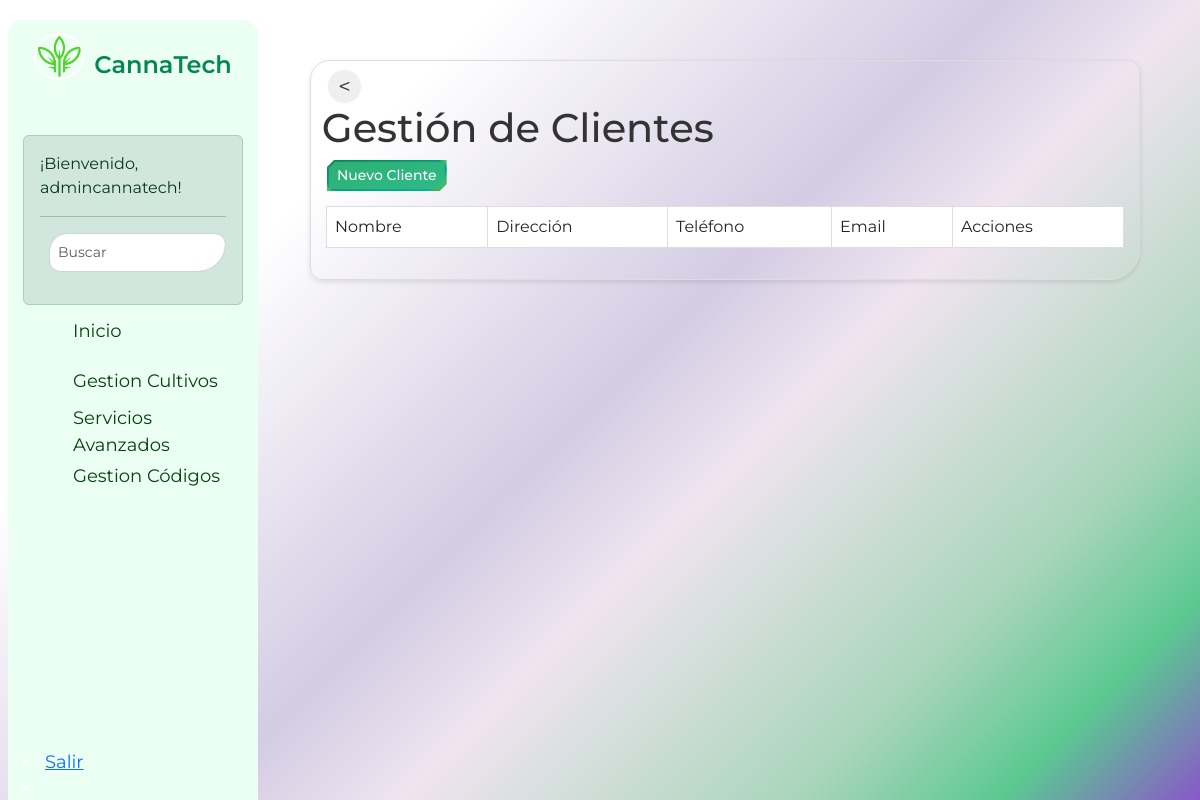
Page /clientes/ (signed in) on the earlier database version.
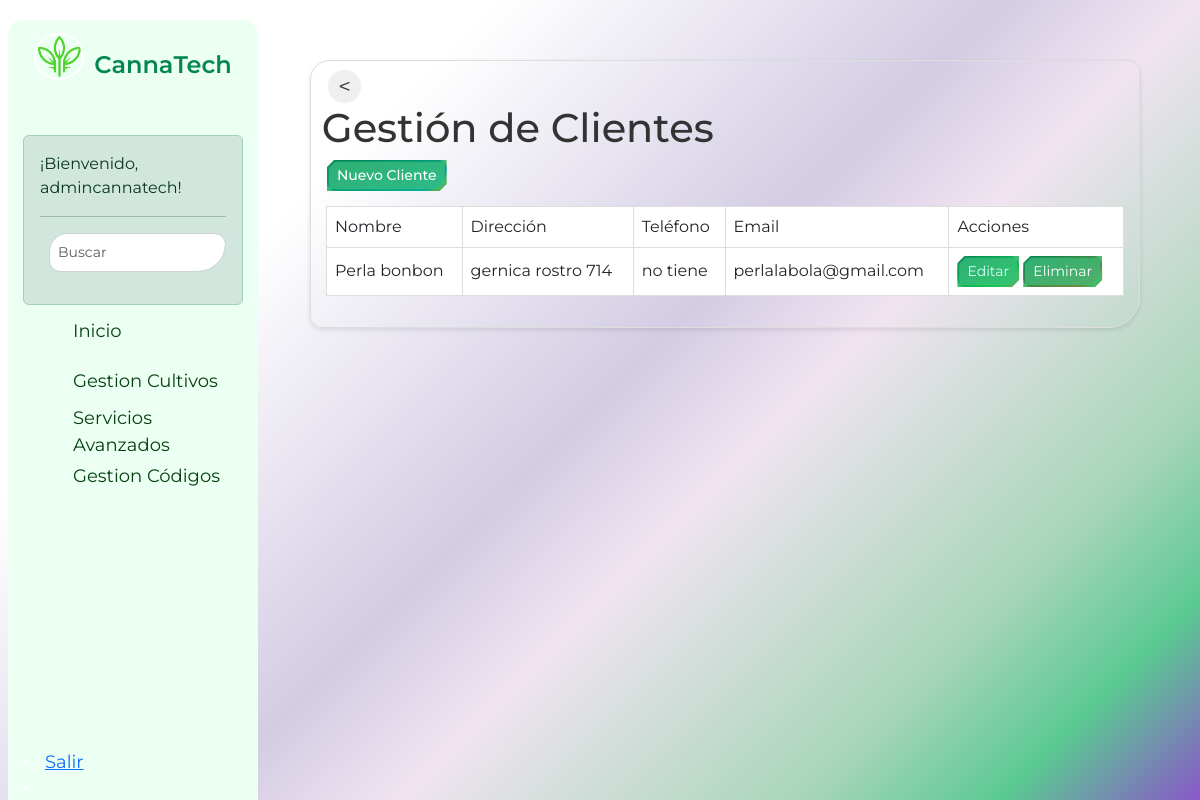
Same page on the later database version.
### core/models.py (models this page shows, shortened)
class Cliente(models.Model):
    nombre = models.CharField(max_length=100)
    direccion = models.CharField(max_length=200)
    telefono = models.CharField(max_length=20)
    email = models.EmailField()

### core/views.py (the view)
# urls.py: path('clientes/', views.clientes, name='clientes'),
@login_required
def clientes(request):
    clientes = Cliente.objects.all()
    return render(request, 'core/clientes.html', {'clientes': clientes})

### core/templates/core/clientes.html (shortened to what this page needs)
{% extends 'core/base.html' %}
{% block content %}
<div class="container-fluid">
  <div class="row">
    <div class="col-md-12">
      <div class="cardmodal">
        <div class="card-headermodal">
          <br>
          <input type="button" class="btn-prev" value="<" onClick="javascript:history.go(-1);">
          <h1>&nbsp;Gestión de Clientes</h1>
          &emsp;<a href="{% url 'cliente_nuevo' %}" class="btn btn-primary btn-sm">Nuevo Cliente</a>
        </div>
        <div class="cardmodal-body">
          <div class="table-responsive">
            <table id="datatablesClientes" class="table">
              <thead>
                <tr>
                  <th>Nombre</th>
                  <th>Dirección</th>
                  <th>Teléfono</th>
                  <th>Email</th>
                  <th>Acciones</th>
                </tr>
              </thead>
              <tbody>
                {% for cliente in clientes %}
                <tr>
                  <td>{{ cliente.nombre }}</td>
                  <td>{{ cliente.direccion }}</td>
                  <td>{{ cliente.telefono }}</td>
                  <td>{{ cliente.email }}</td>
                  <td>
                    <a href="{% url 'editar_cliente' cliente.id %}" class="btn btn-warning btn-sm">Editar</a>
                    <button type="button" class="btn btn-danger btn-sm" onclick="openModal('{{ cliente.id }}')">Eliminar</button>
                  </td>
                </tr>
                {% endfor %}
              </tbody>
            </table>
          </div>
        </div>
      </div>
    </div>
  </div>
</div>
{% endblock %}

Differences in the rows shown:
added Cliente: nombre "Perla bonbon", direccion "gernica rostro 714", telefono "no tiene", email "perlalabola@gmail.com"
